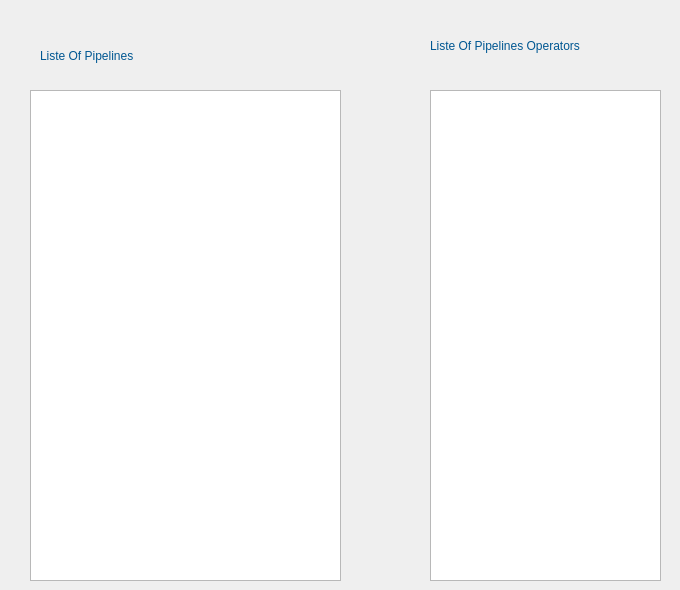
    <widget class="QWidget" name="page_6">
     <widget class="QTableWidget" name="tableWidget_2">
      <property name="geometry">
       <rect>
        <x>30</x>
        <y>90</y>
        <width>311</width>
        <height>491</height>
       </rect>
      </property>
     </widget>
     <widget class="QTableWidget" name="tableWidget_3">
      <property name="geometry">
       <rect>
        <x>430</x>
        <y>90</y>
        <width>231</width>
        <height>491</height>
       </rect>
      </property>
     </widget>
     <widget class="QLabel" name="label_26">
      <property name="geometry">
       <rect>
        <x>40</x>
        <y>40</y>
        <width>211</width>
        <height>31</height>
       </rect>
      </property>
      <property name="styleSheet">
       <string notr="true">font: 900 11pt  Arial Black;
color:rgb(0, 87, 146);</string>
      </property>
      <property name="text">
       <string>Liste Of Pipelines</string>
      </property>
     </widget>
     <widget class="QLabel" name="label_27">
      <property name="geometry">
       <rect>
        <x>430</x>
        <y>30</y>
        <width>241</width>
        <height>31</height>
       </rect>
      </property>
      <property name="styleSheet">
       <string notr="true">font: 900 11pt  Arial Black;
color:rgb(0, 87, 146);</string>
      </property>
      <property name="text">
       <string>Liste Of Pipelines Operators</string>
      </property>
     </widget>
    </widget>
